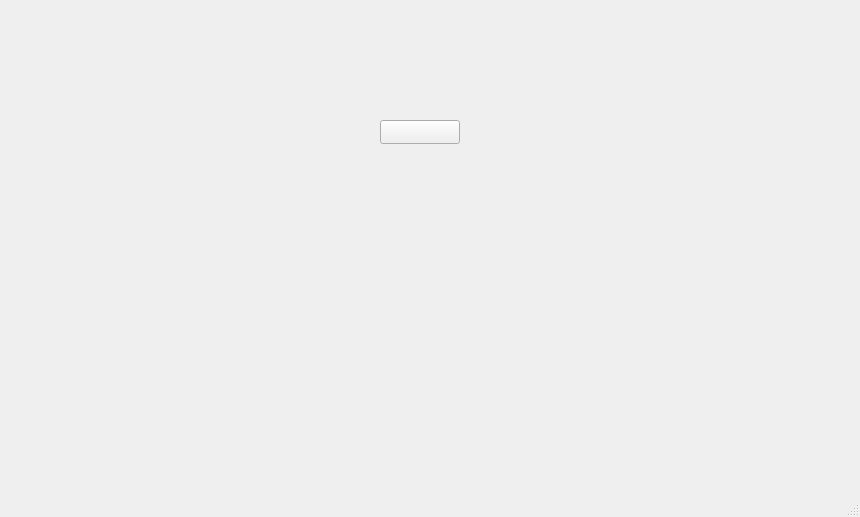
<?xml version="1.0" encoding="UTF-8"?>
<ui version="4.0">
 <class>MainWindow</class>
 <widget class="QMainWindow" name="MainWindow">
  <property name="geometry">
   <rect>
    <x>0</x>
    <y>0</y>
    <width>860</width>
    <height>517</height>
   </rect>
  </property>
  <property name="minimumSize">
   <size>
    <width>860</width>
    <height>0</height>
   </size>
  </property>
  <property name="maximumSize">
   <size>
    <width>860</width>
    <height>16777215</height>
   </size>
  </property>
  <property name="windowTitle">
   <string>MainWindow</string>
  </property>
  <widget class="QWidget" name="centralwidget">
   <widget class="QWidget" name="gridLayoutWidget">
    <property name="geometry">
     <rect>
      <x>0</x>
      <y>0</y>
      <width>641</width>
      <height>91</height>
     </rect>
    </property>
    <layout class="QGridLayout" name="gridChards">
     <property name="spacing">
      <number>10</number>
     </property>
    </layout>
   </widget>
   <widget class="QPushButton" name="buttonConvert">
    <property name="geometry">
     <rect>
      <x>380</x>
      <y>120</y>
      <width>80</width>
      <height>24</height>
     </rect>
    </property>
    <property name="text">
     <string/>
    </property>
   </widget>
   <widget class="QWidget" name="gridLayoutWidget_2">
    <property name="geometry">
     <rect>
      <x>630</x>
      <y>100</y>
      <width>160</width>
      <height>80</height>
     </rect>
    </property>
    <layout class="QGridLayout" name="gridSettings"/>
   </widget>
   <widget class="QWidget" name="horizontalLayoutWidget">
    <property name="geometry">
     <rect>
      <x>80</x>
      <y>210</y>
      <width>351</width>
      <height>221</height>
     </rect>
    </property>
    <layout class="QHBoxLayout" name="layoutTextEdit"/>
   </widget>
  </widget>
  <widget class="QStatusBar" name="statusbar"/>
 </widget>
 <resources/>
 <connections/>
</ui>
